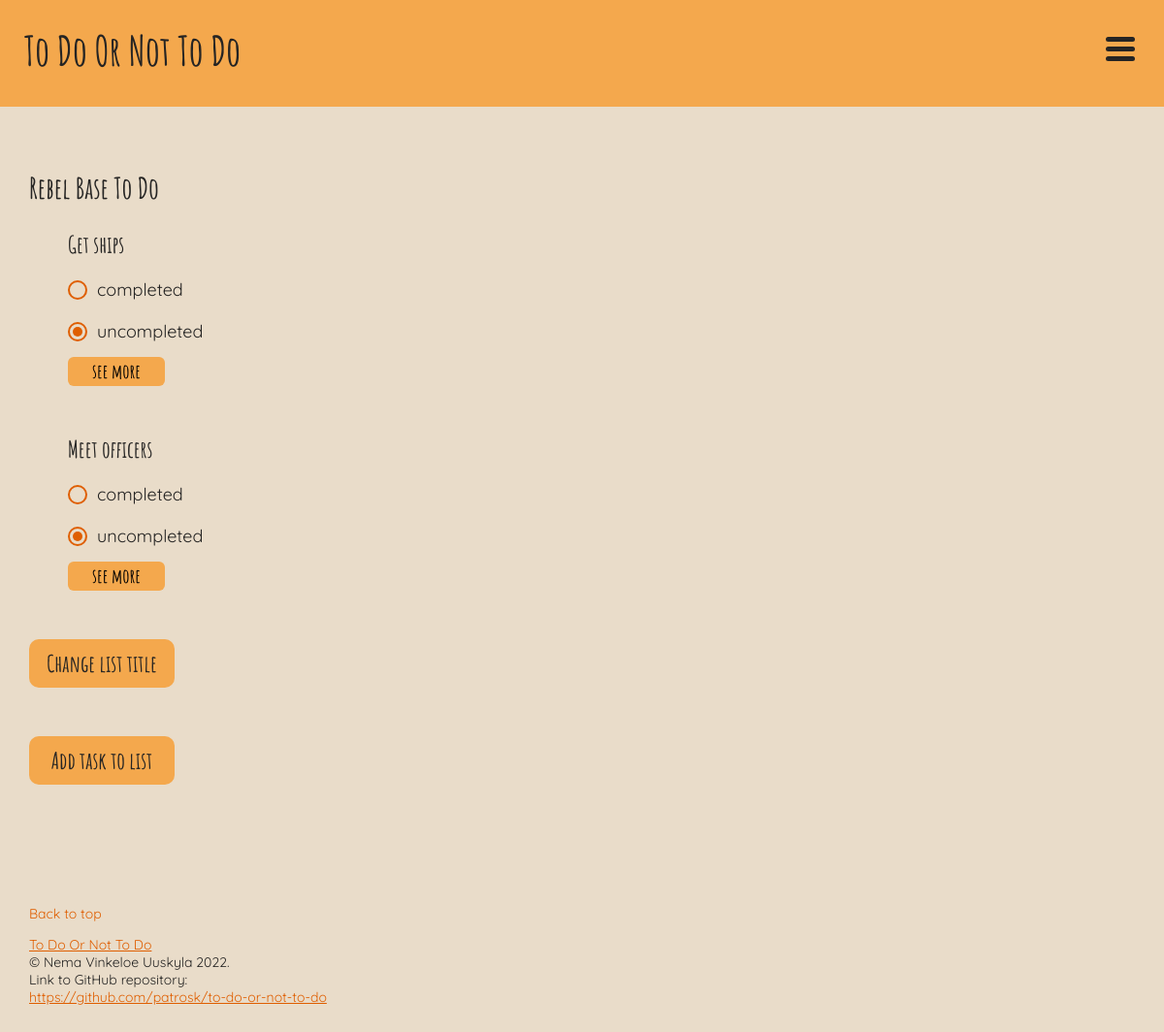
The app's page /single_list.php?id=21 (signed in) with its own data.
### tables this page shows
CREATE TABLE lists (
	id INTEGER PRIMARY KEY AUTOINCREMENT,
	title VARCHAR,
	user_id VARCHAR,
	FOREIGN KEY (user_id) REFERENCES users(id)
);

CREATE TABLE tasks (
	id INTEGER PRIMARY KEY AUTOINCREMENT,
	user_id INTEGER,
	list_id INTEGER,
	name VARCHAR,
	description VARCHAR,
	created_at DATETIME,
	deadline_at DATETIME,
	completed_at DATETIME,
	FOREIGN KEY (user_id) REFERENCES users(id), 
	FOREIGN KEY (list_id) REFERENCES lists(id)
);

### app/functions.php (called while the page is built, shortened)
<?php
function get_lists(PDO $database)
{
    $user_id = $_SESSION['user']['id'];
    $statement = $database->prepare("SELECT * FROM lists WHERE user_id = :id");
    $statement->bindParam(':id', $user_id, PDO::PARAM_INT);
    $statement->execute();
    $lists = $statement->fetchAll(PDO::FETCH_ASSOC);
    return $lists;
}
function get_tasks_from_list(PDO $database, $list_id)
{
    $user_id = $_SESSION['user']['id'];
    $statement = $database->prepare("SELECT * FROM tasks WHERE user_id = :user_id AND list_id = :list_id");
    $statement->bindParam(':user_id', $user_id, PDO::PARAM_INT);
    $statement->bindParam(':list_id', $list_id, PDO::PARAM_INT);
    $statement->execute();
    $tasks = $statement->fetchAll(PDO::FETCH_ASSOC);
    return $tasks;
}
function task_status($task)
{
    if (isset($task['completed_at'])) {
        $status['completed'] = 'checked';
        $status['uncompleted'] = '';
    } else {
        $status['completed'] = '';
        $status['uncompleted'] = 'checked';
    }
    return $status;
}

### single_list.php (the view, shortened to what this page needs)
<?php
require __DIR__ . '/app/autoload.php';
require __DIR__ . '/views/header.php';
require __DIR__ . '/views/navigation.php';
?>
<?php
$id = $_GET['id'];
$lists = get_lists($database);
$tasks = get_tasks_from_list($database, $id); ?>
<?php foreach ($lists as $list) : ?>
    <?php if ($list['id'] == $id) : ?>
        <h2><?= $list['title'] ?></h2>
    <?php endif ?>
<?php endforeach ?>
<ul>
    <?php
    foreach ($tasks as $task) : ?>
        <?php $status = task_status($task); ?>
        <li>
            <div class="task-box">
                <a href="single_task.php?list_id=<?= $task['list_id'] ?>&task_id=<?= $task['id'] ?>"><?= $task['name'] ?></a>
                <?php $status = task_status($task); ?>
                <div class="complete-form">
                    <form action="/app/tasks/status.php?origin=single_list.php&list_id=<?= $task['list_id'] ?>&task_id=<?= $task['id'] ?>" method="post">
                        <div class="complete-button">
                            <input name="status" id="completed" value="completed" type="radio" <?= $status['completed'] ?>>
                            <label for="completed">completed</label>
                        </div>
                        <div class="complete-button">
                            <input name="status" id="uncompleted" value="uncompleted" type="radio" <?= $status['uncompleted'] ?>>
                            <label for="uncompleted">uncompleted</label>
                        </div>
                    </form>
                </div>
                <button class="see-more-button">see more</button>
            </div>
        </li>
    <?php endforeach ?>
</ul>
<button class="change-title-button">Change list title</button>
<button class="add-task-button">Add task to list</button>
<?php require __DIR__ . '/views/footer.php';

### assets/styles/header.css (style rules this page uses)
*, *:before, *:after { box-sizing: border-box; }
:root { --background-color: #e9dcc9; --primary-color: #f4a84d; --secondary-color: #ff9900; --accent-color: #df5e00; --font-color: #252423; }
body { margin: 0; font-size: 18px; font-family: 'Quicksand'; }
h1, h2, h3, .due-today, .list-titles { font-family: 'Amatic'; }
h2 { font-size: 30px; }

### assets/styles/style.css (style rules this page uses)
body { background-color: var(--background-color); color: var(--font-color); }
ul { list-style: none; }
li { margin-bottom: 30px; }
.home-buttons button, form button, .change-title-button, .add-task-button { all: unset; height: 50px; width: 150px; background-color: var(--secondary-color); border-radius: 10px; display: flex; justify-content: center; align-items: center; margin-bottom: 20px; transition: 0.5s ease; }
input { height: 35px; width: 100%; border: none; margin-top: 10px; margin-bottom: 20px; }
.change-title-button, .add-task-button { font-family: 'Amatic'; font-size: 24px; background-color: var(--primary-color); margin-bottom: 50px; }
.complete-form { margin-left: 30px; }
.complete-form input { width: 20px; height: 20px; margin: 0; }
input[type='radio'] { appearance: none; background-color: var(--background-color); border: 2px solid var(--accent-color); border-radius: 50%; display: grid; place-content: center; transform: translate(-30px, 22px); z-index: -1; }
input[type='radio']::before { content: ''; width: 10px; height: 10px; border-radius: 50%; transform: scale(0); transition: 120ms transform ease-in-out; box-shadow: inset 5px 5px 5px 5px var(--accent-color); }
input[type='radio']:checked::before { transform: scale(1); }
input#completed, input#uncompleted { cursor: pointer; z-index: -1; }
.see-more-button, .see-less-button { background-color: var(--primary-color); border: none; height: 30px; width: 100px; border-radius: 6px; font-family: 'Amatic'; margin-top: 15px; font-size: 20px; margin-bottom: 20px; transition: 0.5s ease; }
.task-box a, .task-button a, .list-titles a, .no-top-margin a { font-family: 'Amatic'; font-size: 24px; text-decoration: none; color: var(--font-color); }

### records on screen
lists: title "Rebel Base To Do"
tasks: name "Get ships"
tasks: name "Meet officers"

### other values on screen
$config['title'] "To Do Or Not To Do"
